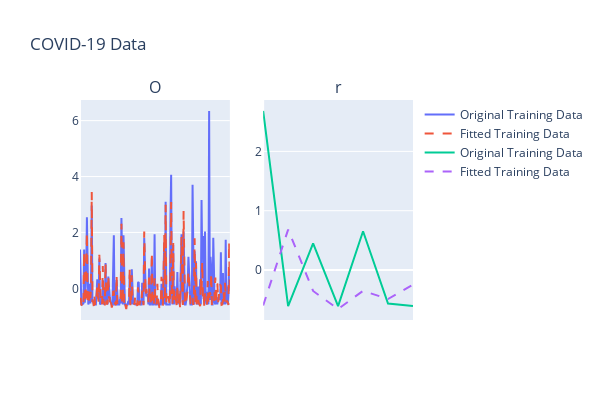

The notebook cell saved with this chart:
### Code cell
#@title visualization the result
import numpy as np
import plotly.graph_objects as go
from plotly.subplots import make_subplots

y_pred_train = rnn_model.predict(X_train_seq).reshape(-1,1)
y_pred_test = rnn_model.predict(X_test_seq).reshape(-1,1)

num_dates = len(df['Date'])
step = max(1, num_dates // 15)
display_dates = df['Date'][::step]

# Create subplots
fig = make_subplots(
    rows=1, cols=2,
    subplot_titles=("Original Training Data"),
    shared_xaxes=True
)

# Add training data traces
fig.add_trace(go.Scatter(x=np.arange(len(X_train) - sequence_length + 1), y=y_train_seq.flatten(), mode='lines', name='Original Training Data'), row=1, col=1)
fig.add_trace(go.Scatter(x=np.arange(len(X_train) - sequence_length + 1), y=y_pred_train.flatten(), mode='lines', name='Fitted Training Data', line=dict(dash='dash')), row=1, col=1)

# Add testing data traces
fig.add_trace(go.Scatter(x=np.arange(len(X_test) - sequence_length + 1), y=y_test_seq.flatten(), mode='lines', name='Original Training Data'), row=1, col=2)
fig.add_trace(go.Scatter(x=np.arange(len(X_test) - sequence_length + 1), y=y_pred_test.flatten(), mode='lines', name='Fitted Training Data', line=dict(dash='dash')), row=1, col=2)

# Update layout
fig.update_layout(
    height=400, width=600,
    title_text="COVID-19 Data",
    hovermode='x unified'
)

for i in range(1, 2):
    for j in range(1, 3):
        fig.update_xaxes(
            tickvals=display_dates,
            tickformat="%b %d\n%Y",
            tickangle=45,
            row=i, col=j
        )

# Show the plot
fig.show()

### Figure 1 — Plotly figure (JSON) as saved in the notebook; plotly's stock layout.template omitted (floating-point values rounded to 4 significant figures; data arrays with more than 128 entries replaced by an {"elided": "..."} marker saying what was removed)
{"data": [{"mode": "lines", "name": "Original Training Data", "type": "scatter", "x": {"elided": "219 int values"}, "xaxis": "x", "y": {"elided": "218 float values"}, "yaxis": "y"}, {"line": {"dash": "dash"}, "mode": "lines", "name": "Fitted Training Data", "type": "scatter", "x": {"elided": "219 int values"}, "xaxis": "x", "y": {"elided": "218 float values"}, "yaxis": "y"}, {"mode": "lines", "name": "Original Training Data", "type": "scatter", "x": [0, 1, 2, 3, 4, 5, 6, 7], "xaxis": "x2", "y": [2.681, -0.6082, 0.4469, -0.6082, 0.6537, -0.5669, -0.6082], "yaxis": "y2"}, {"line": {"dash": "dash"}, "mode": "lines", "name": "Fitted Training Data", "type": "scatter", "x": [0, 1, 2, 3, 4, 5, 6, 7], "xaxis": "x2", "y": [-0.5989, 0.6815, -0.354, -0.6578, -0.3518, -0.4895, -0.2482], "yaxis": "y2"}], "layout": {"annotations": [{"font": {"size": 16}, "showarrow": false, "text": "O", "x": 0.225, "xanchor": "center", "xref": "paper", "y": 1, "yanchor": "bottom", "yref": "paper"}, {"font": {"size": 16}, "showarrow": false, "text": "r", "x": 0.775, "xanchor": "center", "xref": "paper", "y": 1, "yanchor": "bottom", "yref": "paper"}], "height": 400, "hovermode": "x unified", "title": {"text": "COVID-19 Data"}, "width": 600, "xaxis": {"anchor": "y", "domain": [0, 0.45], "tickangle": 45, "tickformat": "%b %d\n%Y", "tickvals": ["2021-01-14T00:00:00", "2021-01-29T00:00:00", "2021-02-13T00:00:00", "2021-02-28T00:00:00", "2021-03-15T00:00:00", "2021-03-30T00:00:00", "2021-04-14T00:00:00", "2021-04-29T00:00:00", "2021-05-14T00:00:00", "2021-05-29T00:00:00", "2021-06-13T00:00:00", "2021-06-28T00:00:00", "2021-07-13T00:00:00", "2021-07-28T00:00:00", "2021-08-12T00:00:00", "2021-08-27T00:00:00"]}, "xaxis2": {"anchor": "y2", "domain": [0.55, 1], "tickangle": 45, "tickformat": "%b %d\n%Y", "tickvals": ["2021-01-14T00:00:00", "2021-01-29T00:00:00", "2021-02-13T00:00:00", "2021-02-28T00:00:00", "2021-03-15T00:00:00", "2021-03-30T00:00:00", "2021-04-14T00:00:00", "2021-04-29T00:00:00", "2021-05-14T00:00:00", "2021-05-29T00:00:00", "2021-06-13T00:00:00", "2021-06-28T00:00:00", "2021-07-13T00:00:00", "2021-07-28T00:00:00", "2021-08-12T00:00:00", "2021-08-27T00:00:00"]}, "yaxis": {"anchor": "x", "domain": [0, 1]}, "yaxis2": {"anchor": "x2", "domain": [0, 1]}}}
